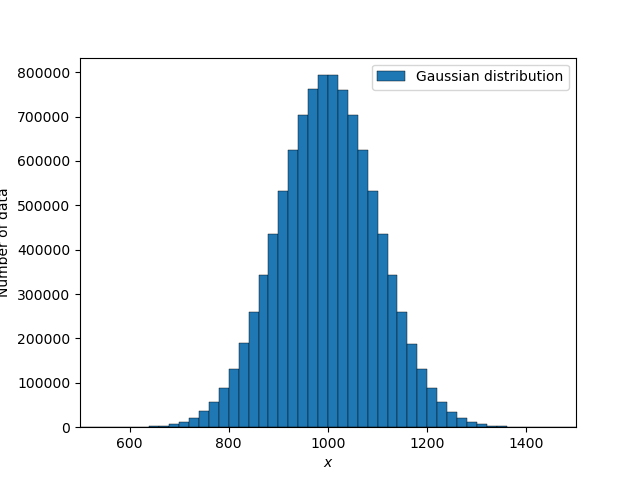

The script that saved this image:
#!/usr/pkg/bin/python3.9

#
# Time-stamp: <2023/03/02 14:39:58 (CST) daisuke>
#

# importing numpy module
import numpy

# importing matplotlib module
import matplotlib.figure
import matplotlib.backends.backend_agg
import matplotlib.dates

# output image file
file_output = 'advobs202302_s03_07_02.png'

# parameters for random number generation
mean   = 1000.0
stddev = 100.0
n      = 10**7

# parameters for histogram
bin_min   = 500.0
bin_max   = 1500.0
bin_width = 20.0
bin_n     = int ((bin_max - bin_min) / bin_width) + 1

# generating random numbers
rng  = numpy.random.default_rng ()
dist = rng.normal (loc=mean, scale=stddev, size=n)

# initialisation of numpy arrays for histogram
bins = numpy.linspace (bin_min, bin_max, bin_n)

# making a fig object
fig = matplotlib.figure.Figure ()

# making a canvas object
canvas = matplotlib.backends.backend_agg.FigureCanvasAgg (fig)

# making an axes object
ax = fig.add_subplot (111)

# labels
ax.set_xlabel ('$x$')
ax.set_ylabel ('Number of data')

# axis settings
ax.set_xlim (bin_min, bin_max)

# plotting data
ax.hist (dist, bins=bins, histtype='bar', \
         edgecolor='black', linewidth=0.3, align='mid', \
         label='Gaussian distribution')

# legend
ax.legend ()

# saving the figure to a file
fig.savefig (file_output)
